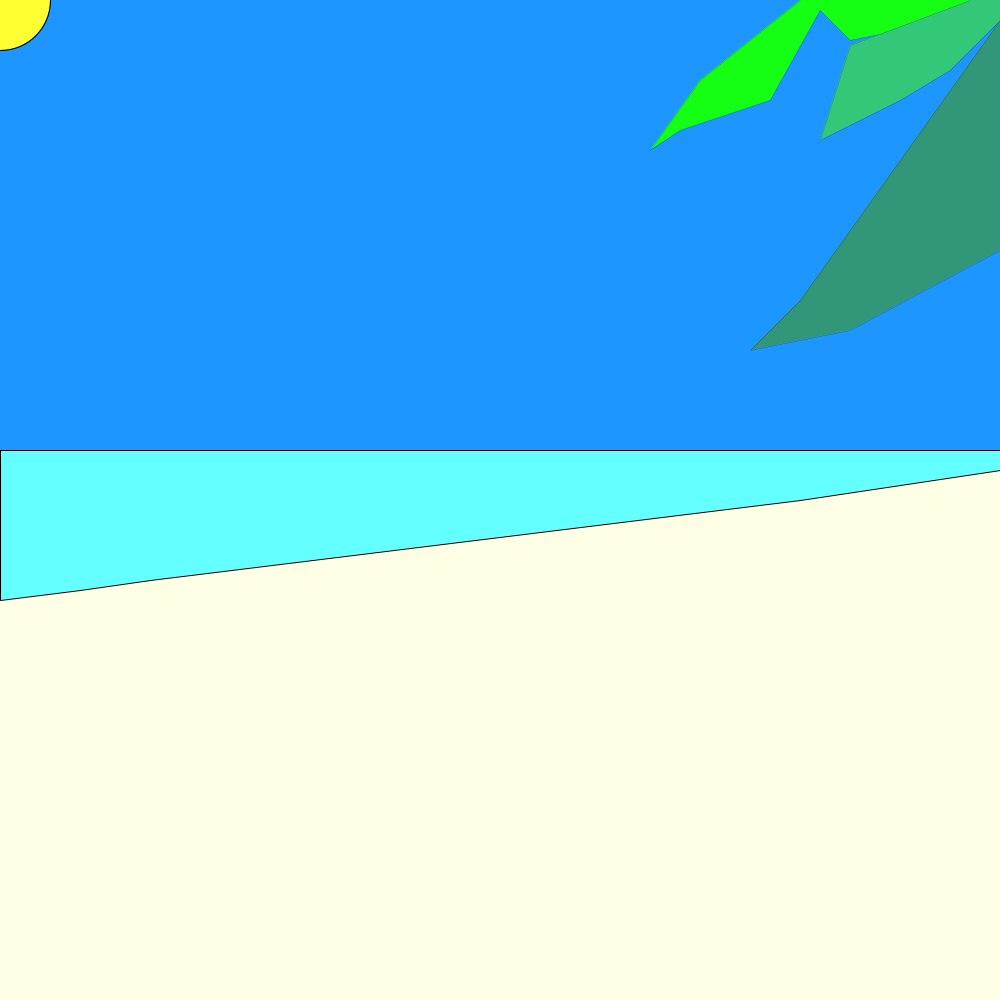
Frame 1 (no input)
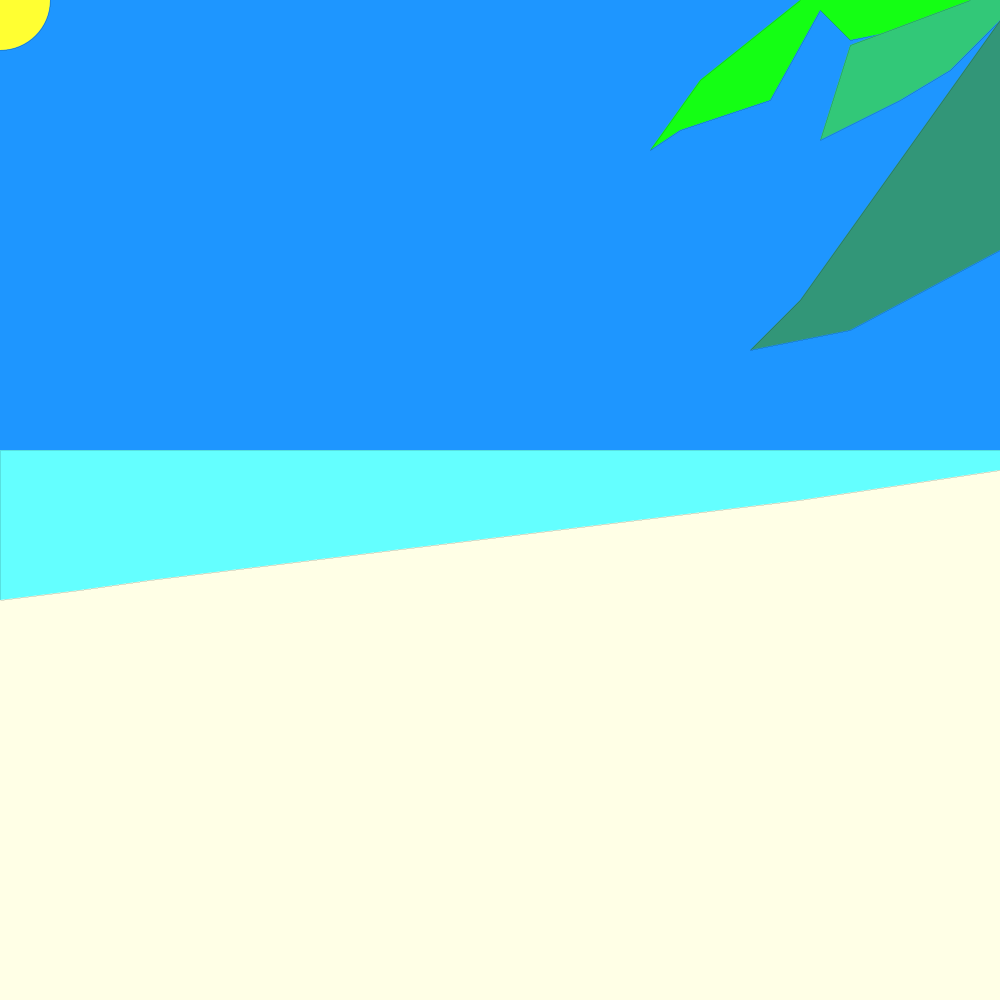
Frame 60 (the mouse pressed at the canvas centre just before this capture)
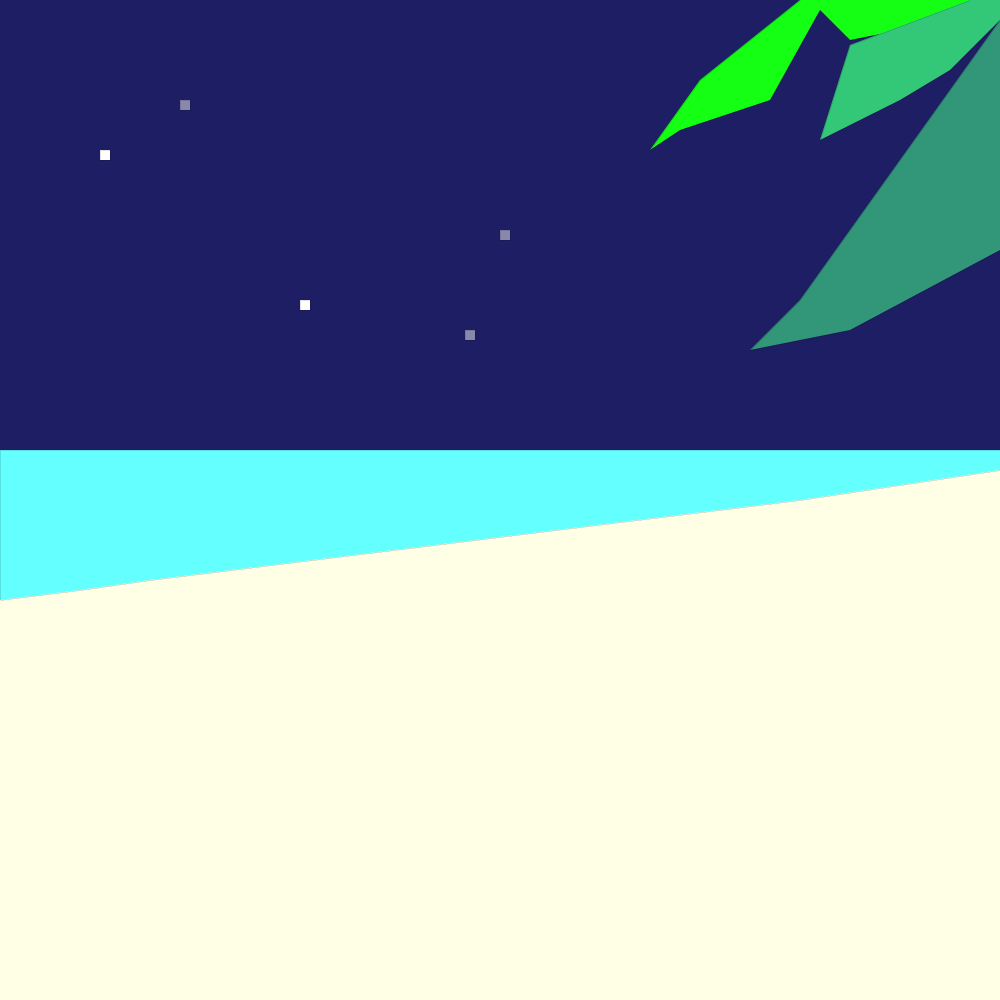
Frame 120 (the mouse held since frame 60 and released just before this capture)

The Processing sketch that drew these frames (run headless with seeded random() and noise(); from frame 60 on, the mouse is pressed at the canvas centre):

// Processing sketch: processing_155907
// ── processing_155907.pde

color c = color(255, 255, 255, 120);
color d = color(255, 255, 255, 255);
float x = 0;
float y = 100;
float y2 = 150;
float y3 = 230;
float y4 = 300;
float y5 = 330;
float speed = 3;

void setup() {
  size(1000, 1000);
  background(30, 150, 255);
  smooth();
}

void draw() {
  if(mouseY<=450) {
  background(30, 150, 255);
  } else {
   background(30, 30, 100); 
   move();
   display();
   display2();
   display3();
   display4();
   display5();
  }
  
  fill(255, 255, 50);
  ellipse(mouseX, mouseY, 100, 100);
  
  fill(100, 255, 255);
  rect(0, 450, 1000, 600);
  
  fill(255, 255, 230);
  beginShape(); 
  vertex(0, 600);
  vertex(80, 590);
  vertex(150, 580);
  vertex(800, 500);
  vertex(1000, 470);
  vertex(1000, 1000);
  vertex(0, 1000);
  endShape();
  strokeWeight(0);
  
  fill(20, 255, 20);
  beginShape();  
  vertex(800, 0);
  vertex(700, 80);
  vertex(650, 150);
  vertex(680, 130);
  vertex(770, 100);
  vertex(820, 10);
  vertex(850, 40);
  vertex(1000, 10);
  vertex(1000, 0);
  endShape();
  strokeWeight(0);
  
  fill(50, 200, 120);
  beginShape();
  vertex(970, 0);
  vertex(850, 45);
  vertex(820, 140);
  vertex(900, 100);
  vertex(950, 70);
  vertex(1000, 20);
  vertex(1000, 0);
  endShape();
  
  fill(50, 150, 120);
  beginShape();
  vertex(1000, 20);
  vertex(800, 300);
  vertex(750, 350);
  vertex(850, 330);
  vertex(1000, 250);
  endShape();
}

 void move() {
  x = x + speed;
  if (x > width) {
    x = 0;
  }
}

void display() {
  fill(c);
  rect(x,y,10,10);
}

 
void display2() {
  fill(d);
  rect(100,y2,10,10);
}

void display3() {
  fill(c);
  rect(500,y3,10,10);
}

void display4() {
  fill(d);
  rect(300,y4,10,10);
}

void display5() {
  fill(c);
  rect(465,y5,10,10);
}
